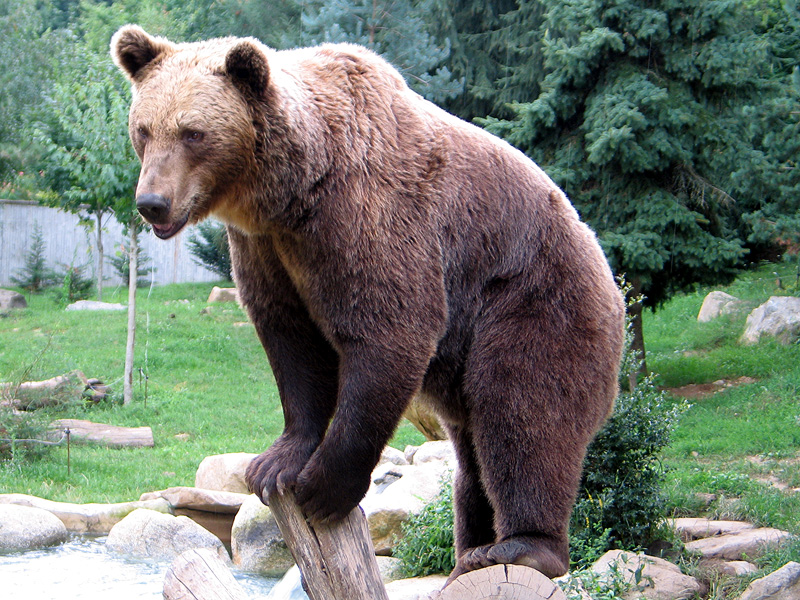
#> input picture data/bear.jpg, 800 x 600 px
$ python golbal-threshold-esikleme.py
#> lines starting #> are read from the running program, lines starting #| are printed output that depends on the picture; after the words box and inside, x2 and y2 are one past the last pixel; in counts of white or black regions, pixels touching at a corner belong together
import os
import cv2
# image to binary image(siyah, beyaz)
# threshold = eşik
# parcalara ayirma icin
# objec tespiti icin kullanilabilir .
img = cv2.imread(os.path.join('.', 'data/bear.jpg'))
#> img is the input picture: shape (600, 800, 3); mean B, G, R 110.7, 122.5, 112.9
resized_img = cv2.resize(img, (480, 320))
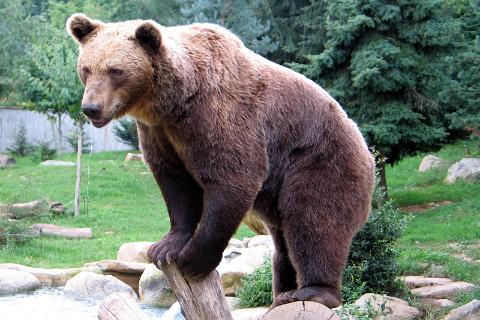
#> resized_img: shape (320, 480, 3); mean B, G, R 110.6, 122.4, 112.8

gray_img = cv2.cvtColor(resized_img, cv2.COLOR_BGR2GRAY)
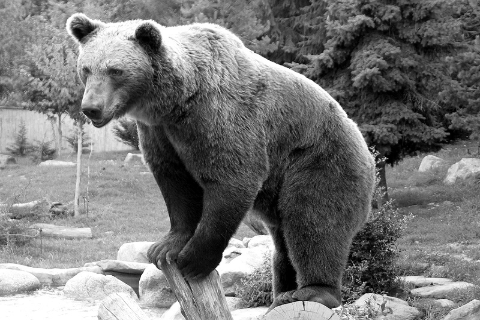
#> gray_img: shape (320, 480); min 0, max 255, mean 118.2

ret, thresh = cv2.threshold(gray_img, 80, 255, cv2.THRESH_BINARY)
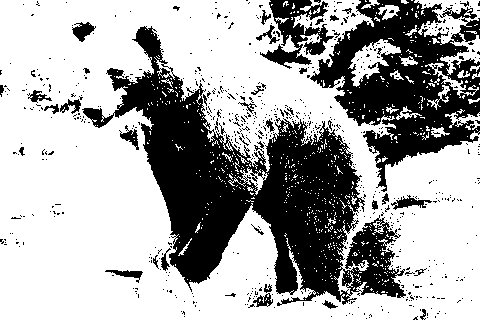
#> thresh: shape (320, 480); 66% white; 680 black regions (640 under 20 px), largest, box (x1, y1, x2, y2) and area: (82, 26, 406, 306) 30724, (310, 0, 480, 192) 14955, (260, 0, 334, 69) 2196
# img blurlaniyor noise siliniyor.
thresh = cv2.blur(thresh, (10, 10))
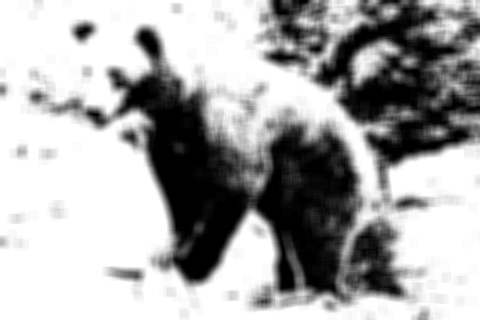
#> thresh: shape (320, 480); min 0, max 255, mean 168.4

ret, thresh = cv2.threshold(thresh, 80, 255, cv2.THRESH_BINARY)
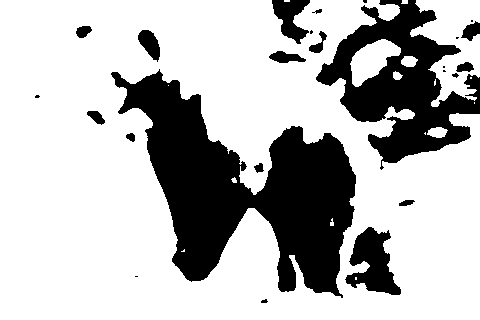
#> thresh: shape (320, 480); 72.9% white; 25 black regions (8 under 20 px), largest, box (x1, y1, x2, y2) and area: (111, 69, 356, 298) 24892, (316, 0, 480, 170) 11959, (345, 227, 401, 295) 2096


cv2.imshow('gray_img', gray_img)
cv2.imshow('thresh', thresh)
cv2.waitKey(0)

$ run again, with data/Highimgnoise.jpg copied over data/bear.jpg
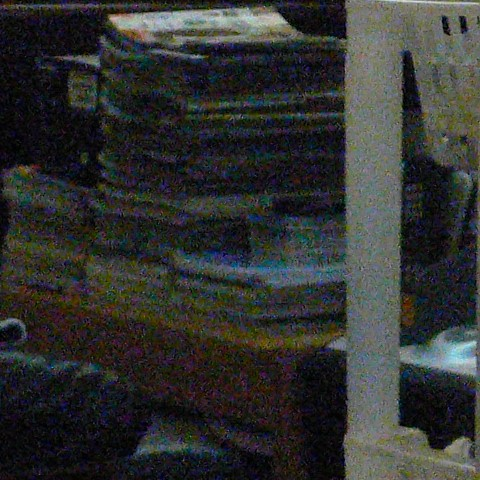
#> input picture data/Highimgnoise.jpg, 480 x 480 px
#> img is the input picture: shape (480, 480, 3); mean B, G, R 48.6, 50.5, 48.9
#> `gray_img = cv2.cvtColor(resized_img, cv2.COLOR_BGR2GRAY)`:
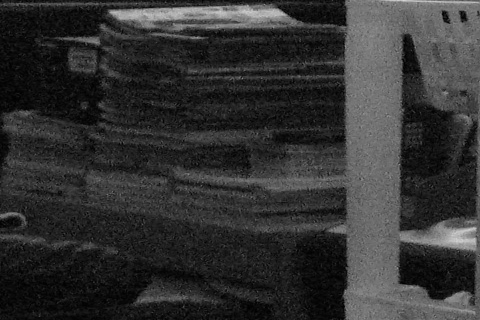
#> gray_img: shape (320, 480); min 0, max 215, mean 50
#> `ret, thresh = cv2.threshold(thresh, 80, 255, cv2.THRESH_BINARY)`:
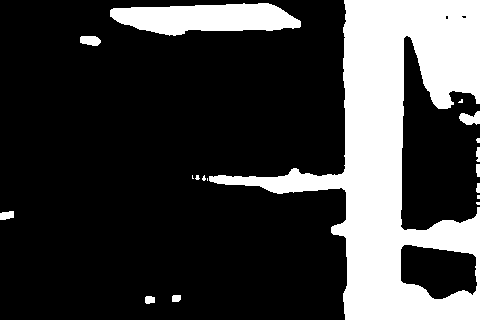
#> thresh: shape (320, 480); 23.9% white; 18 white regions (8 under 20 px), largest, box (x1, y1, x2, y2) and area: (209, 0, 480, 320) 31467, (110, 3, 301, 36) 4432, (459, 111, 480, 125) 202

$ run again, with data/bird.jpg copied over data/bear.jpg
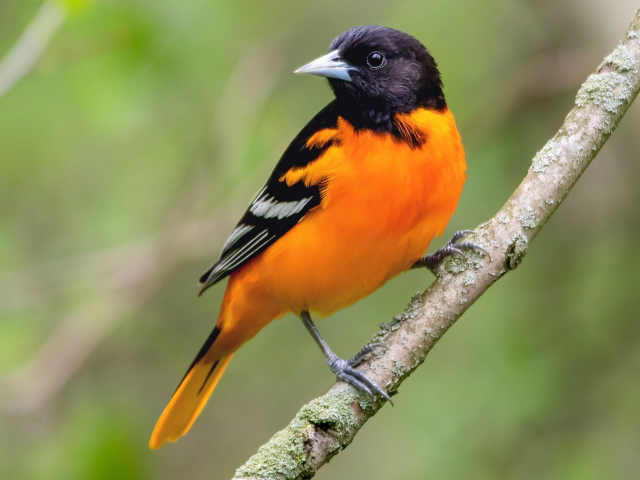
#> input picture data/bird.jpg, 1280 x 960 px (shown at 1/2 size)
#> img is the input picture: shape (960, 1280, 3); mean B, G, R 86.8, 139.8, 142.7
#> `gray_img = cv2.cvtColor(resized_img, cv2.COLOR_BGR2GRAY)`:
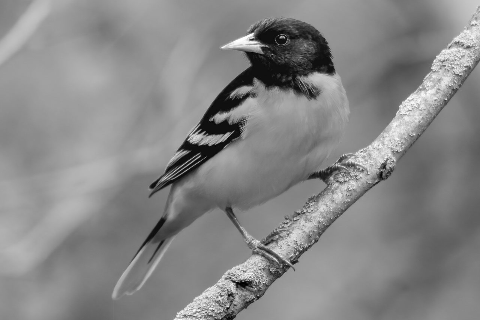
#> gray_img: shape (320, 480); min 0, max 255, mean 134.7
#> `ret, thresh = cv2.threshold(thresh, 80, 255, cv2.THRESH_BINARY)`:
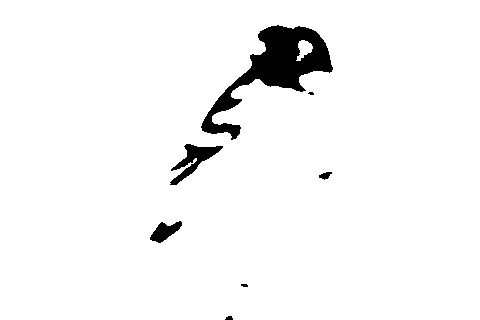
#> thresh: shape (320, 480); 96.2% white; 7 black regions (2 under 20 px), largest, box (x1, y1, x2, y2) and area: (201, 25, 333, 140) 4603, (170, 144, 223, 185) 743, (150, 221, 182, 243) 370, (319, 172, 332, 180) 62, (225, 316, 233, 320) 25
